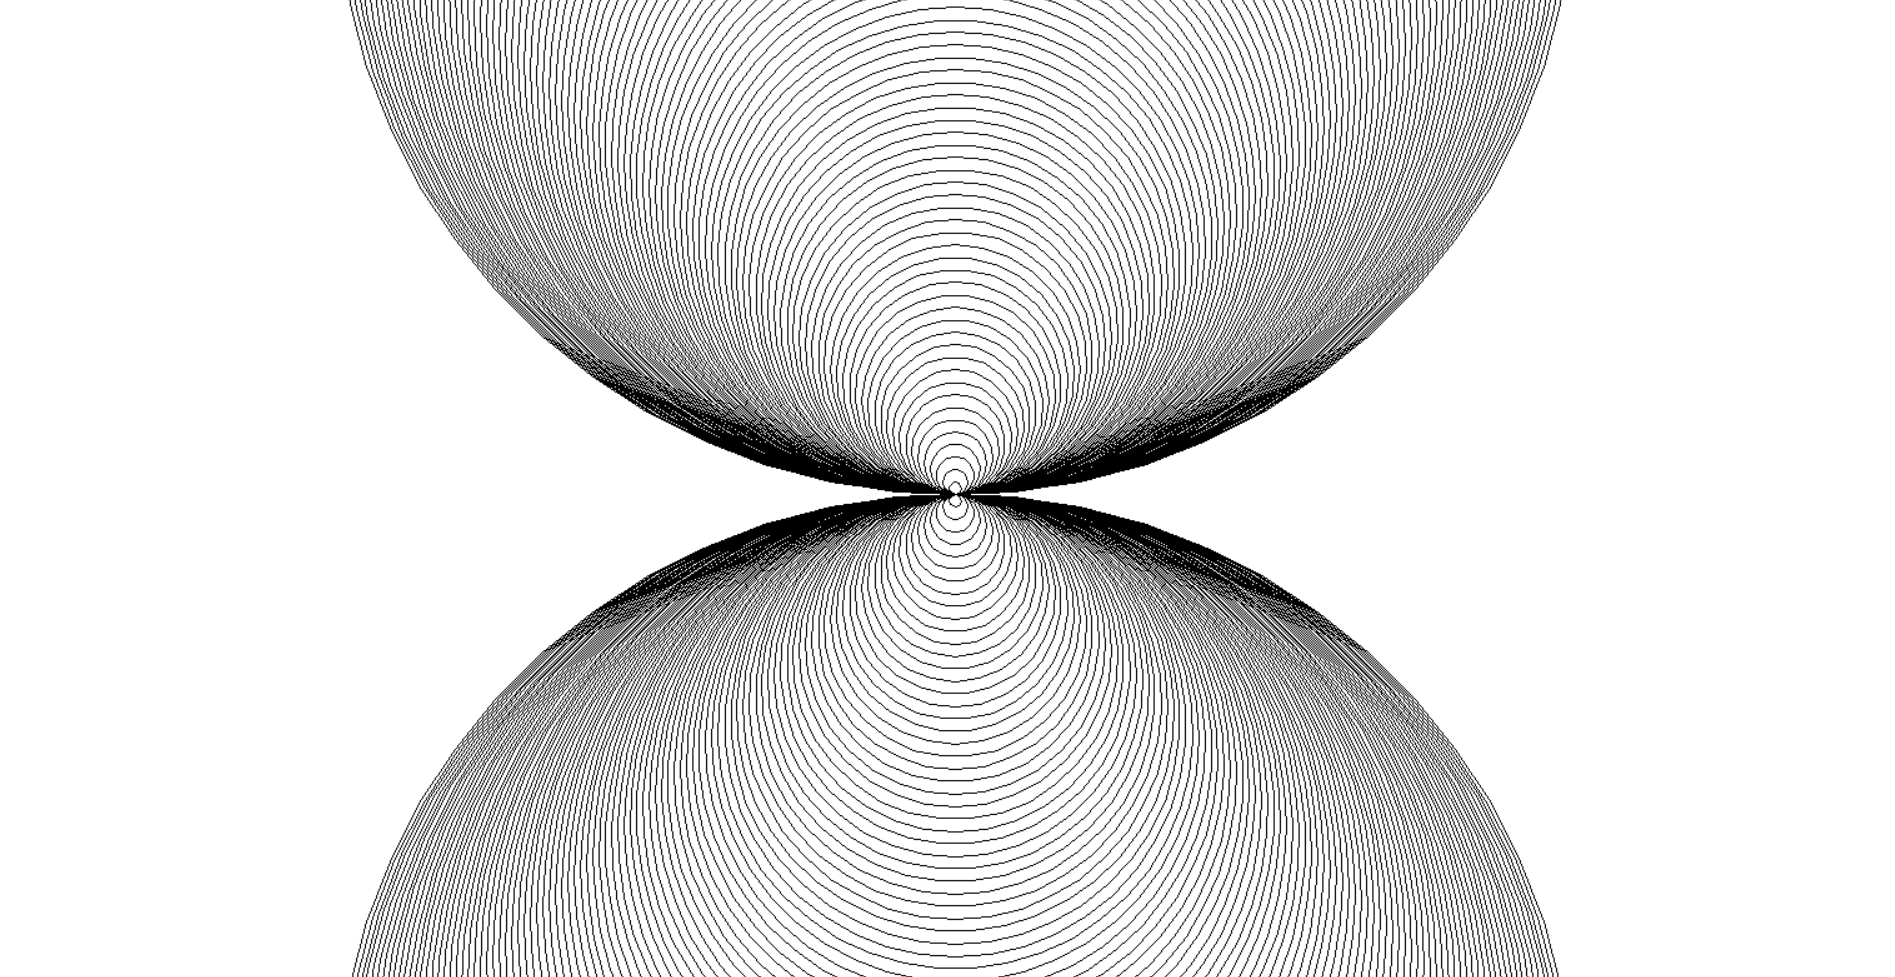

Source code (Python):
import turtle

loadWindow = turtle.Screen()
turtle.speed(13)

for i in range(100):
    turtle.circle(5 * i)
    turtle.circle(-5 * i)
    turtle.left(i)
    turtle.right(i)

turtle.exitonclick()
